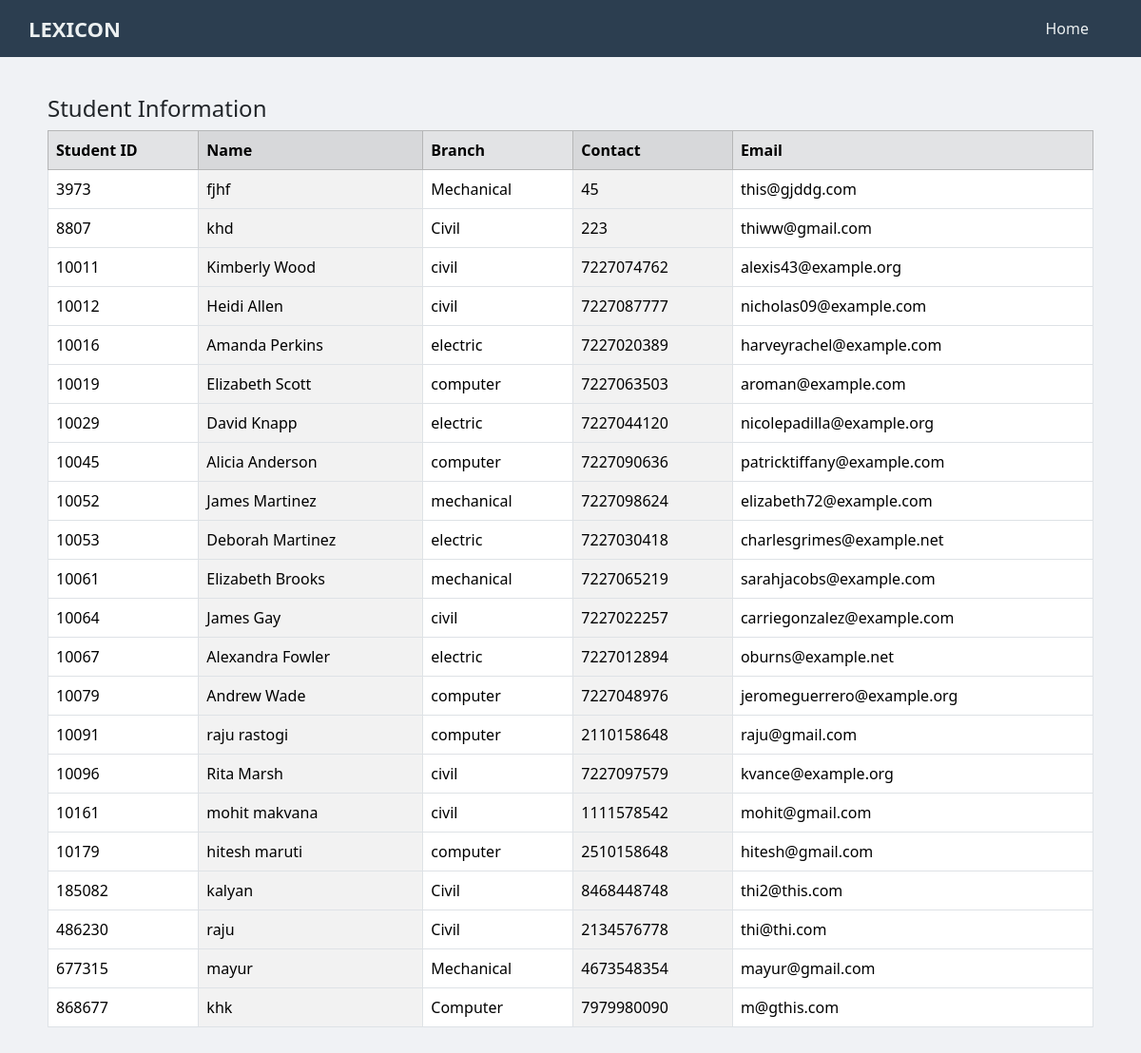
The page /student_info/ (signed in) on the database as committed earlier.
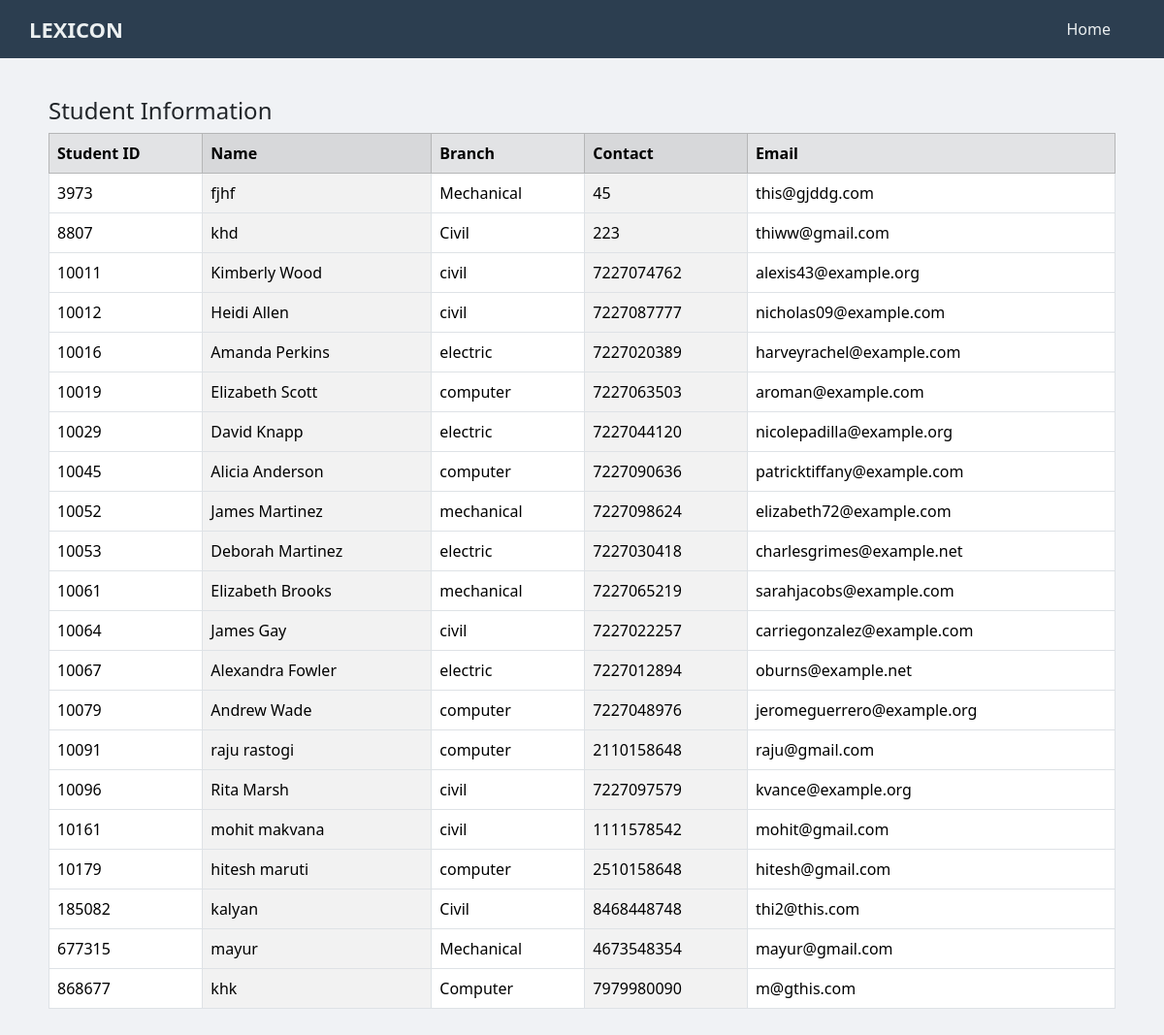
The same page on the database as committed later.
### borrow/models.py (models this page shows, shortened)
class Student(models.Model):
    student_id = models.IntegerField(primary_key=True)
    name = models.CharField(max_length=100)
    branch = models.CharField(max_length=30)
    contect = models.CharField(max_length=10)
    email = models.EmailField(max_length=300 ,unique=True)
    create_time = models.DateTimeField(auto_now_add=True)

### borrow/views.py (the view)
# urls.py: path('student_info/',student_info, name='student_info'),
@login_required(login_url="login")
def student_info(request):
    obj1 = Student.objects.all()
    obj2 = book.objects.all()
    context = {'students': obj1, 'books': obj2}
    return render(request, "books.html", context)

### borrow/templates/books.html (shortened to what this page needs)
<!DOCTYPE html>
<html>
  <head>
    <link
      href="https://cdn.jsdelivr.net/npm/bootstrap@5.3.5/dist/css/bootstrap.min.css"
      rel="stylesheet"
    />
  </head>
  <body>
    <div class="navbar">
      <div class="logo">Lexicon</div>
      <div class="nav-links">
        <a href="/">Home</a>
      </div>
    </div>
    <div class="container">
      <div class="mb-4">
        <h4>Student Information</h4>
        <table class="table table-striped-columns table-bordered">
          <thead class="table-secondary">
            <tr>
              <th>Student ID</th>
              <th>Name</th>
              <th>Branch</th>
              <th>Contact</th>
              <th>Email</th>
            </tr>
          </thead>
          <tbody>
            {% for student in students %}
            <tr>
              <td>{{ student.student_id }}</td>
              <td>{{ student.name }}</td>
              <td>{{ student.branch }}</td>
              <td>{{ student.contect }}</td>
              <td>{{ student.email }}</td>
            </tr>
            {% endfor %}
          </tbody>
        </table>
      </div>
    </div>
  </body>
</html>

Rows that differ between the two databases and show on the page:
removed Student: student_id "486230", name "raju", branch "Civil", contect "2134576778", email "thi@thi.com"
